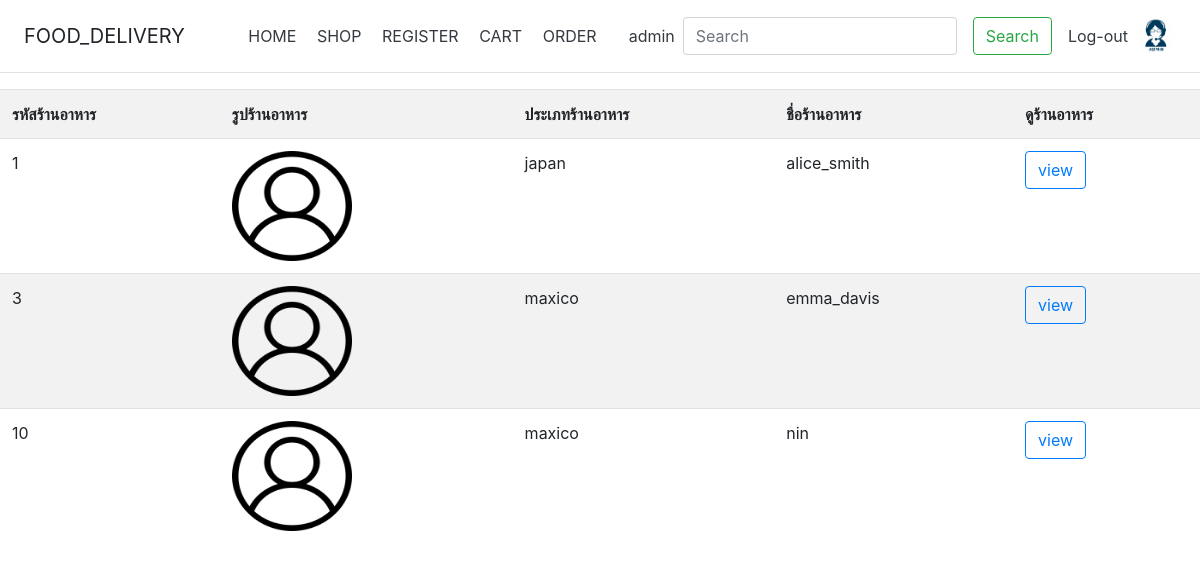
Screenshot of /show_shop.php (signed in) with the database file from the repository.
### tables this page shows
CREATE TABLE `users` (
  `user_id` int(11) NOT NULL,
  `user_name` varchar(255) DEFAULT NULL,
  `user_password` varchar(255) DEFAULT NULL,
  `user_ad` text DEFAULT NULL,
  `user_level` enum('admin','user') DEFAULT 'user',
  `user_status` int(11) DEFAULT 1,
  `user_image` varchar(255) DEFAULT 'df.png',
  `raider` int(11) DEFAULT 0,
  `restaurant` int(11) DEFAULT 0,
  `cr_id` int(11) DEFAULT 0
);

CREATE TABLE `cate_restaurant` (
  `cr_id` int(11) NOT NULL,
  `cr_name` varchar(255) DEFAULT NULL
);

### show_shop.php (the view, shortened to what this page needs)
<?php require_once("Condb.php");
checklogin(); ?>
<!DOCTYPE html>
<html lang="en">
<head>
  <link rel="stylesheet" href="Bootstrap/dist/css/bootstrap.min.css">
</head>
<body>
  <?php require_once("menu.php"); ?>
  <div class="cotainer">
    <div class="main">
      <table class="table table-striped">
        <tr>
          <th>รหัสร้านอาหาร</th>
          <th>รูปร้านอาหาร</th>
          <th>ประเภทร้านอาหาร</th>
          <th>ชื่อร้านอาหาร</th>
          <th>ดูร้านอาหาร</th>
        </tr>
        <?php
        if (isset($_POST['keyword']) && $_POST['keyword'] != '') {
          $keyword = $_POST['keyword'];
          $sql = "SELECT u.*,c.cr_name FROM
                    users u INNER JOIN cate_restaurant c
                    ON u.cr_id = c.cr_id
                    WHERE u.restaurant=2 AND u.user_name LIKE  '%$keyword%'";
        } else {
          $sql = "SELECT u.*,c.cr_name FROM
                    users u INNER JOIN cate_restaurant c
                    ON u.cr_id = c.cr_id
                    WHERE u.restaurant=2";
        }
        $result = $conn->query($sql);
        while ($rs = $result->fetch_assoc()) {
          $rid = $rs['user_id'];
        ?>
          <tr>
            <td>
              <?= $rs['user_id']; ?>
            </td>
            <td>
              <img src="img/Profile/user/<?= $rs['user_image'] ?>" width="120" height="110">
            </td>
            <td>
              <?= $rs['cr_name'] ?>
            </td>
            <td>
              <?= $rs['user_name'] ?>
            </td>
            <td>
              <a href="shop.php?r_id=<?= $rid ?>" class='btn btn-outline-primary me-2'>view</a>
            </td>
          </tr>
        <?php
        }
        ?>
      </table>
    </div>
  </div>
</body>
</html>

### menu.php (shortened to what this page needs)
<div class="d-flex flex-column flex-md-row align-items-center p-3 px-md-4 mb-3 bg-white border-bottom box-shadow">
  <h5 class="my-0 mr-md-auto font-weight-normal">FOOD_DELIVERY</h5>
  <nav class="my-2 my-md-0 mr-md-3">
    <a class="p-2 text-dark" href="index.php">HOME</a>
    <a class="p-2 text-dark" href="show_shop.php">SHOP</a>
    <?php if (isset($_SESSION['rr']) && isset($_SESSION['rd'])) {
      if ($_SESSION['rr'] == 0 || $_SESSION['rd'] == 0) {
    ?>
        <a class="p-2 text-dark" data-toggle="modal" data-target="#exampleModalCenter">
          REGISTER
        </a>
      <?php }
    }
    if (isset($_SESSION['un']) && $_SESSION['un'] != "") {
      ?>
          <a class="p-2 text-dark" href="order/order.php">CART</a>
          <a class="p-2 text-dark" href="show_order_record.php">ORDER</a>
  </nav>
    <?php if (isset($_SESSION['ulevel']) && $_SESSION['ulevel'] == "admin") {
    ?> <a class="text-dark p-2" href="admin/admin.php">admin </a>
    <?php  } else ?>
      <form class="form-inline" action="show_shop.php" method="POST">
    <input class="form-control mr-sm-2" type="search" placeholder="Search" aria-label="Search" name="keyword">
    <button class="btn btn-outline-success m-2 my-sm-0" type="submit">Search</button>
  </form>
    <a class="p-2 text-dark" href="user/log-out.php">Log-out</a>
    <a  href="user/edit_user.php" role="button">
    <img src="img/Profile/user/<?= $_SESSION['pro_im']; ?>" width="40" height="40">
  </a>
<?php
    } else {
?>
  <a type="button" class="btn btn-outline-primary me-2" href="user/login.php">Login</a>
  <a type="button" class="btn btn-primary ml-2" href="user/sing_up.php">Sign-up</a>
<?php } ?>
</div>

### rows the page displays
users: user_id "1", user_image (picture), cr.cr_name "japan", user_name "alice_smith"
users: user_id "3", user_image (picture), cr.cr_name "maxico", user_name "emma_davis"
users: user_id "10", user_image (picture), cr.cr_name "maxico", user_name "nin"
